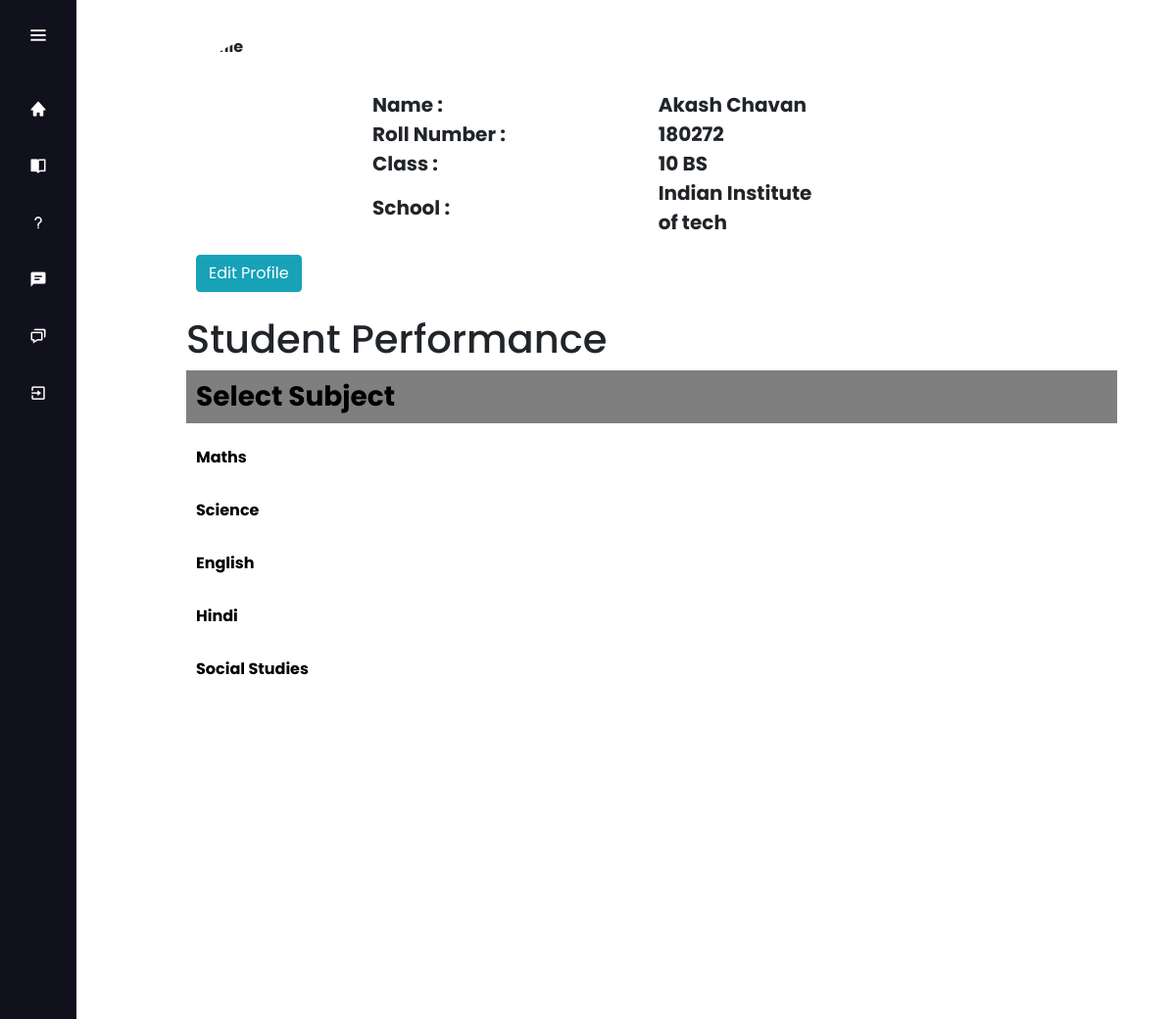
/profile/ (signed in), run on the app's committed database.
### profileapp/models.py (models this page shows)
class USER_PROFILE_DATABASE(models.Model):
	edit_once = models.BooleanField(default=False)
	user_signup_db_mapping = models.OneToOneField("loginapp.USER_SIGNUP_DATABASE", on_delete=models.CASCADE)
	user_profile_photo = models.FileField(upload_to="image/", null=True, verbose_name="", default=f"{MEDIA_ROOT}/image/profile_photo.jpg")
	father_name = models.CharField(max_length=NAME_LIMIT, default="")
	mother_name = models.CharField(max_length=NAME_LIMIT, default="")

### loginapp/models.py (models this page shows)
class USER_SIGNUP_DATABASE(models.Model):
	first_name = models.CharField(max_length=NAME_LIMIT)
	last_name = models.CharField(max_length=NAME_LIMIT)
	user_class = models.CharField(max_length=USER_CLASS["class_length"])
	user_section = models.CharField(max_length=USER_CLASS["section_length"])
	user_contact = models.CharField(max_length=USER_CONTACT["contact_length"][1])
	user_r_number = models.CharField(max_length=R_NUMBER["number_length"][1])
	school_name = models.TextField()
	user_category = models.CharField(max_length=USER_CATEGORY["length_limit"])
	email_address = models.EmailField()
	password = models.BinaryField(max_length=PASSWORD_LENGTH["length_range"][1])
	user_created_time = models.DateTimeField(auto_now_add=True)
	verfied_user = models.BooleanField(default=False)
	connected_to = models.OneToOneField("loginapp.TEACHER_CODE_MAPPING", on_delete=models.CASCADE, null=True) # For students it will be "None"
	class_course_field = models.OneToOneField("courseapp.CLASS_COURSES_MAPPING", on_delete=models.CASCADE, null=True)  # For teachers it will be "None"

### profileapp/views.py (the view, shortened to what this page needs)
# urls.py: path("profile/", profile_views.profilePage),
def profilePage(request):
	if request.POST or len(request.POST) > 0:
		return HttpResponse(f'''<body><script>alert("Some error occured: Incorrect Http Method")</script><meta http-equiv="refresh" content='0; url="/profile/"'/></body>''')
	csrf_token = csrf.get_token(request)
	active_status = False
	user_id = None
	if request.session.has_key('user_id'):
		active_status = True
		user_id = request.session["user_id"]
	extract_user__user_signup_database = login_models.USER_SIGNUP_DATABASE.objects.get(id=user_id)
	if active_status:
		if extract_user__user_signup_database.user_category == "STUDENT":
			selected_user_class = extract_user__user_signup_database.user_class
			selected_user_section = extract_user__user_signup_database.user_section
			generated_unique_id = str(selected_user_class) + str(selected_user_section) + str(OFFERING_YEAR)
			all_course_id = course_models.CLASS_COURSES_MAPPING.objects.get(unique_id=generated_unique_id)
			all_course_id = all_course_id.course_id_array
			all_course_id = all_course_id.strip().split(" ")
			all_course_id = { i: all_course_id[i] for i in range(len(all_course_id)) }
			user_courses = course_models.AVAILABLE_COURSES.objects.filter(course_id__in=all_course_id)
			test_all_answer_list = dict()
			extract_user__user_profile_database = profile_models.USER_PROFILE_DATABASE.objects.get(user_signup_db_mapping=extract_user__user_signup_database)
			profile_data = extract_user__user_profile_database
			return render(request, "profile_page_student.html", {"MEDIA_URL":MEDIA_URL,"test_all_answer_list":test_all_answer_list, "all_course_list":all_course_id,  "subject_code":  { i: [AVAILABLE_SUBJECTS[i], FULL_NAME[i]] for i in range(len(AVAILABLE_SUBJECTS))}, "current_datetime":datetime.datetime.now(),"user_data" : profile_data})
		return HttpResponse(f'''<body><meta http-equiv="refresh" content='0; url="/login/"'/></body>''')

### Templates/profile_page_student.html (shortened to what this page needs)
<!DOCTYPE html>
<html lang="en" dir="ltr">
  <head>
    {% load static %}
    <link rel="stylesheet" href="{% static 'stylechart.css' %}" />
    {% load static %}
    <link rel="stylesheet" href="{% static 'homepage.css' %}">
    {% load static %}
    <link rel="stylesheet" href="{% static 'test.css' %}">
    {% load static %}
    <link rel="stylesheet" href="{% static 'test1.css' %}">
    {% load static %}
    <link rel="stylesheet" href="{% static 'test_each_page.css' %}">
    <link href='https://unpkg.com/boxicons@2.0.7/css/boxicons.min.css' rel='stylesheet'>
    <link rel="stylesheet" href="https://cdn.jsdelivr.net/npm/bootstrap@4.3.1/dist/css/bootstrap.min.css">
  </head>
<body>
  <div class="sidebar">
    <div class="logo-details">
        <i class='bx bx-menu' id="btn" ></i>
    </div>
    <ul class="nav-list">
      <li>
       <a href="/profile/">
        <i class='bx bxs-home'></i>
       </a>
     </li>
     <li>
       <a href="/lecture/">
        <i class='bx bxs-book-open'></i>
       </a>
     </li>
     <li>
       <a href="/test/">
        <i class='bx bx-question-mark'></i>
       </a>
     </li>
     <li>
       <a href="/forum/">
        <i class='bx bxs-comment-detail' ></i>
       </a>
     </li>
     <li>
       <a href="/news/">
        <i class='bx bx-chat' ></i>
       </a>
     </li>
     <li>
       <a href="/logout/">
        <i class='bx bx-exit'></i>
       </a>
     </li>
    </ul>
  </div>
  <div class="main">
      <section class="profile-section">
        <table class="details-table" >
            <tr style= " text-align: left;">
              <th style="width:30%"><a  class="profile-bot" ><img src="{{MEDIA_URL}}{{profile_data.user_profile_photo}}" alt="Profile" style="width:200px;height:200px;; border-radius:50%;"> </a>
                <br><form style="margin-left: 10%;margin-right: 10%;"action="/profile/edit/" method="get"><button type="submit"  class="btn btn-info">Edit Profile</button></form>
                </th>
              <th>
                <table>
                    <tr>
                    <th class="profile-data" style="width:50%"><a >Name : </a></th>
                    <th class= "profile-data student-name" style="width:30%"><a >{{user_data.user_signup_db_mapping.first_name}} {{user_data.user_signup_db_mapping.last_name}}</a></th>
                    </tr>
                    <tr>
                        {% if user_data.user_signup_db_mapping.user_category == "STUDENT" %}
                        <th class="profile-data" style="width:50%">Roll Number :</th>
                        {% else %}
                        <th class="profile-data" style="width:50%">Registration Number :</th>
                        {% endif %}
                        <th class="profile-data student-roll-number" style="width:10%"><a>{{user_data.user_signup_db_mapping.user_r_number}}</a></th>
                        </tr>
                    <tr>
                    <th class="profile-data" style="width:50%">Class :</th>
                    <th class="profile-data student-class" style="width:10%"><a >{{user_data.user_signup_db_mapping.user_class}} {{user_data.user_signup_db_mapping.user_section}}</a></th>
                    </tr>
                    <tr>
                        <th class="profile-data" style="width:30%">School :</th>
                        <th class="profile-data student-school" style="width:10%"><a >{{user_data.user_signup_db_mapping.school_name}}</a></th>
                        </tr>
                </table>
            </tr>
          </table>
      </section>
      <section class="performance">
        <div class="performance-graph">
            <br>
            <h1>Student Performance</h1>
            <div class="subject">
              <h3 class="sub boxtext" style='font: "Open Sans"; font-weight: bold; overflow-wrap: break-word; color: black; padding: 10px;'>Select Subject</h3>
              <ul class="nav-links">
                {% for k, course_id in all_course_list.items %}
                {% for i, s_c_value in subject_code.items %}
                {% if s_c_value.0 == course_id|slice:"0:2" %}
                <li><a style='font: "Open Sans"; font-weight: bold; overflow-wrap: break-word; color: black; padding: 10px;' class="course" id="course-{{i|add:'1'}}">{{ s_c_value.1 }}</a></li>
                {% endif %}
                {% endfor %}
                {% endfor %}
            </ul>
          </div>
              {% for e , each_course_id in all_course_list.items %}
                  <div class="course-{{e|add:'1'}}">
                    <canvas class="chart{{e}}" width="700px" id="chart"></canvas>
                  <script>
                  const labels ={{test_all_answer_list.e.2}};
                  const data = {
                  labels: labels,
                  datasets: [
                  {
                  label: "Average",
                  backgroundColor: "rgb(255, 99, 132)",
                  borderColor: "rgb(255, 99, 132)",
                  data: {{test_all_answer_list.e.0}},
                  barPercentage: 0.5,
                  barThickness: 40,
                  maxBarThickness: 40,
                  minBarLength: 2,
                  order: 2,
                   },
                  {
                  label: "Marks",
                  type: "line",
                  data: {{test_all_answer_list.e.1}},
                  order: 1,
                  fill: false,
                  showLine: false,
                  backgroundColor: "rgb(0, 0, 0)",
                  },
                  ],
                  };
      const config = {
        type: "bar",
        data: data,
        options: {
          plugins: {
            title: {
              display: true,
              text: "Student Progress",
            },
          },
          scales: {
            y: {
              title: {
                display: true,
                text: "Marks",
              },
            },
            x: {
              title: {
                display: true,
                text: "Progress",
              },
            },
          },
        },
      };
      const myChart = new Chart(document.getElementById("chart{{e}}"), config);
    </script>
                  </div>
                </div>
              {% endfor %}
  {% load static %}
  {% load static %}
  {% load static %}
</body>
</html>

### Templates/static/homepage.css (style rules this page uses)
* { margin: 0; padding: 0; box-sizing: border-box; font-family: "Poppins" , sans-serif; }
.nav-links a { color: white; }
.sidebar { position: fixed; left: 0; top: 0; height: 100%; width: 78px; background: #11101D; padding: 6px 14px; z-index: 99; transition: all 0.5s ease; }
.sidebar .logo-details { height: 60px; display: flex; align-items: center; position: relative; }
.sidebar .logo-details #btn { position: absolute; top: 50%; right: 0; transform: translateY(-50%); font-size: 22px; transition: all 0.4s ease; font-size: 23px; text-align: center; cursor: pointer; transition: all 0.5s ease; }
.sidebar i { color: #fff; height: 60px; min-width: 50px; font-size: 28px; text-align: center; line-height: 60px; }
.sidebar .nav-list { margin-top: 20px; height: 100%; }
.sidebar li { position: relative; margin: 8px 0; list-style: none; }
.sidebar li a { display: flex; height: 100%; width: 100%; border-radius: 12px; align-items: center; text-decoration: none; transition: all 0.4s ease; background: #11101D; }
.sidebar li i { height: 50px; line-height: 50px; font-size: 18px; border-radius: 12px; }
.main, .edit-profile-main { margin-left : 15%; margin-top : 1%; margin-right : 5%; }
.profile-bot { display: flex; }
.profile-data { font-size: 20px; }
.performance { padding-left: 10px; }

### Templates/static/test.css (style rules this page uses)
* { margin: 0; padding: 0; box-sizing: border-box; font-family: "Poppins" , sans-serif; }
.nav-links a { color: white; }
.boxtext { background-color: rgba(0,0,0,.5); color: #fff; }
.sidebar { position: fixed; left: 0; top: 0; height: 100%; width: 78px; background: #11101D; padding: 6px 14px; z-index: 99; transition: all 0.5s ease; }
.sidebar .logo-details { height: 60px; display: flex; align-items: center; position: relative; }
.sidebar .logo-details #btn { position: absolute; top: 50%; right: 0; transform: translateY(-50%); font-size: 22px; transition: all 0.4s ease; font-size: 23px; text-align: center; cursor: pointer; transition: all 0.5s ease; }
.sidebar i { color: #fff; height: 60px; min-width: 50px; font-size: 28px; text-align: center; line-height: 60px; }
.sidebar .nav-list { margin-top: 20px; height: 100%; }
.sidebar li { position: relative; margin: 8px 0; list-style: none; }
.sidebar li a { display: flex; height: 100%; width: 100%; border-radius: 12px; align-items: center; text-decoration: none; transition: all 0.4s ease; background: #11101D; }
.sidebar li i { height: 50px; line-height: 50px; font-size: 18px; border-radius: 12px; }
.main, .edit-profile-main { margin-left : 15%; margin-top : 1%; margin-right : 5%; }
button { border-radius: 10px; }
.nav-links { list-style: none; position: relative; display:block; }
.nav-links li { padding: 5px 0; }
.nav-links li a { color:black; text-decoration: none; padding: 10px 14px; display: flex; align-items: center; }

### Templates/static/test1.css (style rules this page uses)
* { margin: 0; padding: 0; box-sizing: border-box; font-family: "Poppins" , sans-serif; }
.nav-links a { color: white; }
.sidebar { position: fixed; left: 0; top: 0; height: 100%; width: 78px; background: #11101D; padding: 6px 14px; z-index: 99; transition: all 0.5s ease; }
.sidebar .logo-details { height: 60px; display: flex; align-items: center; position: relative; }
.sidebar .logo-details #btn { position: absolute; top: 50%; right: 0; transform: translateY(-50%); font-size: 22px; transition: all 0.4s ease; font-size: 23px; text-align: center; cursor: pointer; transition: all 0.5s ease; }
.sidebar i { color: #fff; height: 60px; min-width: 50px; font-size: 28px; text-align: center; line-height: 60px; }
.sidebar .nav-list { margin-top: 20px; height: 100%; }
.sidebar li { position: relative; margin: 8px 0; list-style: none; }
.sidebar li a { display: flex; height: 100%; width: 100%; border-radius: 12px; align-items: center; text-decoration: none; transition: all 0.4s ease; background: #11101D; }
.sidebar li i { height: 50px; line-height: 50px; font-size: 18px; border-radius: 12px; }
.main, .edit-profile-main { margin-left : 15%; margin-top : 1%; margin-right : 5%; }
button { border-radius: 10px; }
.nav-links { list-style: none; position: relative; display:block; }
.nav-links li { padding: 5px 0; }
.nav-links li a { color:black; text-decoration: none; padding: 10px 14px; display: flex; align-items: center; }

### Templates/static/test_each_page.css (style rules this page uses)
body { background-color: white; }
.boxtext { background-color: rgba(0,0,0,.5); color: #fff; }

### data on the page
USER_PROFILE_DATABASE: user_signup_db_mapping.first_name "Akash", user_signup_db_mapping.last_name "Chavan", user_signup_db_mapping.user_r_number "180272", user_signup_db_mapping.user_class "10", user_signup_db_mapping.user_section "BS", user_signup_db_mapping.school_name "Indian Institute of tech"

### other printed values
{{ s_c_value.1 }} "Maths" "Science" "English" "Hindi" "Social Studies"
